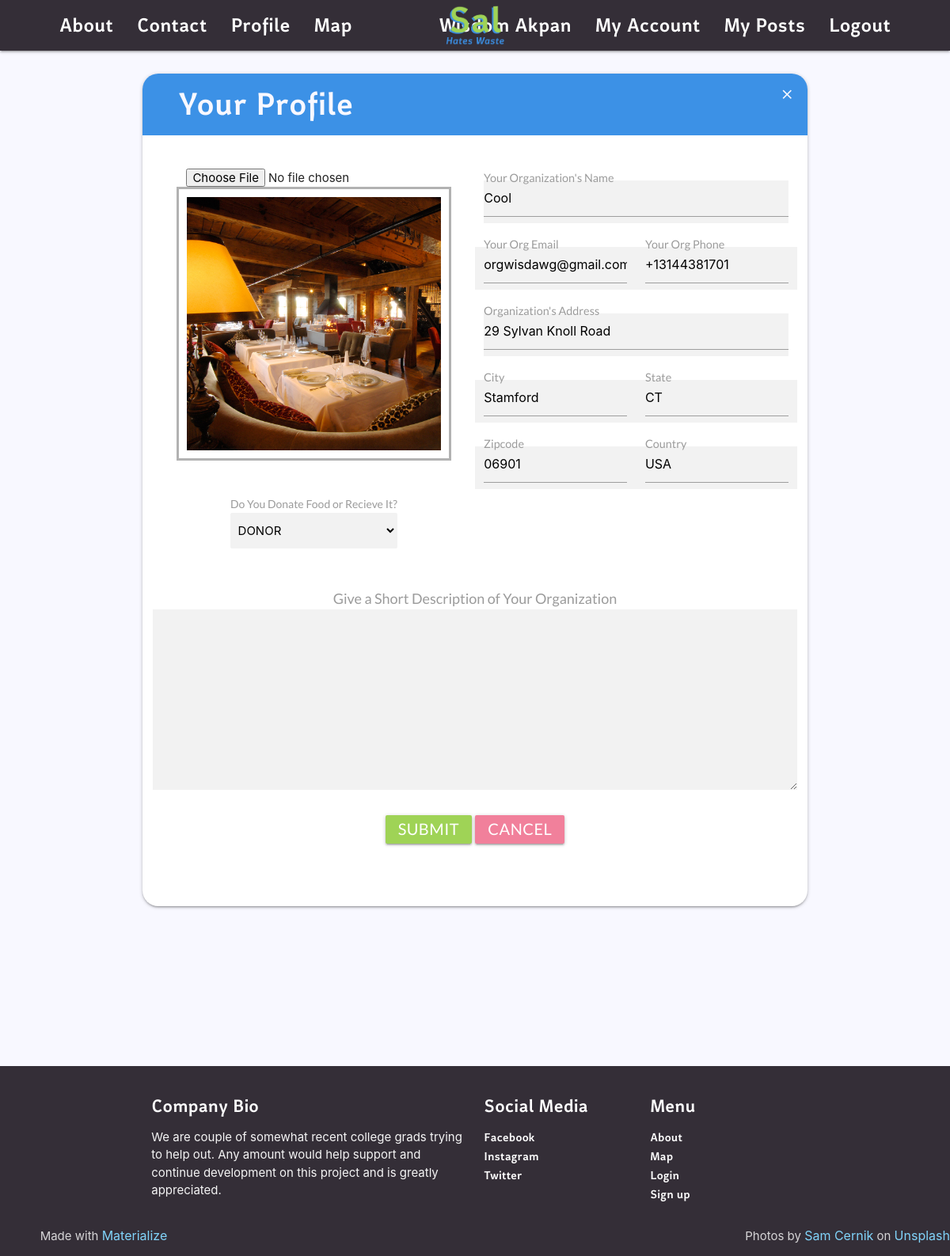
The app's page /profile-edit (signed in) with its own data.
### main/models.py (models this page shows, shortened)
class CustomUser(AbstractBaseUser, PermissionsMixin):
    email = models.EmailField(_('email address'), max_length=254, unique=True)
    your_name = models.CharField(_('user name'), max_length=30, blank=True)
    is_staff = models.BooleanField(_('staff status'), default=False,
                                   help_text=_('Designates whether the user can log into this admin '
                                               'site.'))
    is_active = models.BooleanField(_('active'), default=True,
                                    help_text=_('Designates whether this user should be treated as '
                                                'active. Unselect this instead of deleting accounts.'))
    date_joined = models.DateTimeField(_('date joined'), default=timezone.now)
    objects = CustomUserManager()
    USERNAME_FIELD = 'email'
    REQUIRED_FIELDS = []
    class Meta:
        verbose_name = _('user')
        verbose_name_plural = _('users')

class Profile(models.Model):
    user = models.OneToOneField(
        CustomUser, on_delete=models.CASCADE, blank=True)
    org_name = models.CharField('Your Organization', max_length=30, blank=True)
    org_role = models.CharField(
        max_length=10, choices=ROLE_CHOICES, default="Donor",)
    phone_regex = RegexValidator(
        regex=r'^\+?1?\d{9,15}$', message="Phone number must be entered in the format: '+999999999'. Up to 15 digits allowed.")
    org_phone = models.CharField(_('phone'), max_length=20, validators=[
                                 phone_regex], null=True, blank=True)
    org_email = models.EmailField(
        'Your Organizations Email', max_length=254, null=False)
    org_address = models.CharField(
        'Your Organizations Location', max_length=80, default="123 Test St.", null=False)
    org_city = models.CharField(max_length=30, default="Stamford", null=False)
    org_state = models.CharField(max_length=2, default="CT", null=False)
    org_zipcode = models.CharField(max_length=10, null=True, blank=True)
    org_country = models.CharField(max_length=60, default="USA", null=False)
    org_desc = models.TextField(max_length=500, null=True, blank=True)
    profile_slug = models.SlugField(max_length=200, null=True, unique=True)
    image = models.ImageField('Profile Image', default='default.png',
                              upload_to='profile_pics',  blank=True, validators=(validate_is_pic,))

### main/views.py (the view)
# urls.py: path('profile-edit', views.profile_edit, name='profile_edit'),
@login_required
def profile_edit(request):
 if request.method == 'POST':
        form = EditProfileForm(request.POST, instance=request.user)
        profile_form = ProfileForm(request.POST, request.FILES, instance=request.user.profile)  # request.FILES is show the selected image or file
        if form.is_valid() and profile_form.is_valid():
            user_form = form.save()
            custom_form = profile_form.save(False)
            custom_form.user = user_form
            custom_form.save()
            messages.success(request, f"Your profile has been updated")
            return redirect('main:profile-view')
        else:
            for msg in profile_form.errors:
                messages.error(request, f"Some of your input is off. Try again.")
            return render(request = request,
                          template_name = "main/profile_edit.html",
                          context={"form":form, "profile_form":profile_form})
 else:
    form = EditProfileForm(instance=request.user)
    profile_form = ProfileForm(instance=request.user.profile)
    return render(request, 'main/profile_edit.html', context = {'form': form,
               'profile_form': profile_form})

### main/forms.py
class EditProfileForm(ModelForm):
         class Meta:
            model = CustomUser
            fields = ('email',)

class ProfileForm(forms.ModelForm):
    image = forms.ImageField(widget=forms.FileInput(attrs={'accept':'image/png,.jpg'}))
    class Meta:
        model = Profile
        fields = ['org_name', 'org_role','org_email','org_phone','org_address','org_city','org_state','org_zipcode','org_country','image','org_desc']

### main/Templates/main/profile_edit.html (shortened to what this page needs)
{% extends 'main/header.html' %}
{% block content %}
<head>
  {% load static %}
  {% load crispy_forms_tags %}
  <link rel="stylesheet" type="text/css" href="{% static 'profile_edit_style.css' %}">
</head>
<body>
  <div class="container col " style="margin-bottom: 12em;">
    <div class="card hoverable">
      <a href="profile-view" class="btn-flat waves-effect waves-light  right">
        <i id="close" class="material-icons">close</i>
      </a>
      <div class="title-banner">
        <h3 class="title-text"> Your Profile</h2>
      </div>
      <div class="card-content center">
        <form method="post" enctype="multipart/form-data">
          {% load widget_tweaks %}
          <div id="main-row" class="row">
            <div class="col left-col">
              {{  profile_form.image }}
              <img id="image" class="account-img" />
              <div id="donor-status">
                <label for="org_role">Do You Donate Food or Recieve It?</label>
                {{  profile_form.org_role |add_class:"select" }}
              </div>
            </div>
            <div class="col right-col">
              <div class="input-field ">
                <label for="org-name">Your Organization's Name</label>
                {{  profile_form.org_name |add_class:"validate" }}
              </div>
              <div class="row">
                <div class="col col-input input-field">
                  <label for="org-email">Your Org Email</label>
                  {{  profile_form.org_email |add_class:"validate" }}
                </div>
                <div class="col col-input input-field">
                  <label for="org-phone">Your Org Phone</label>
                  {{  profile_form.org_phone |add_class:"validate" }}
                </div>
              </div>
              <div class="input-field">
                <label for="org_address ">Organization's Address</label>
                {{  profile_form.org_address}}
              </div>
              <div class="row">
                <div class="col col-input input-field">
                  <label for="org_city">City</label>
                  {{  profile_form.org_city}}
                </div>
                <div class="col col-input input-field">
                  <label for="org_state">State</label>
                  {{  profile_form.org_state}}
                </div>
              </div>
              <div class="row">
                <div class="col col-input input-field">
                  <label for="org_zipcode">Zipcode</label>
                  {{  profile_form.org_zipcode}}
                </div>
                <div class="col col-input input-field">
                  <label for="org_country">Country</label>
                  {{  profile_form.org_country}}
                </div>
              </div>
            </div>
          </div>
          <div class="row">
            <div>
              <label for="org_desc" style="font-size:18;">Give a Short Description of Your Organization</label>
              {{  profile_form.org_desc |add_class:"textarea" }}
            </div>
          </div>
          <div>
            <button id="submit" type="submit" class="btn waves-effect waves-light ">Submit</button>
            <a id="cancel" href="profile-view" class="btn waves-effect waves-light ">Cancel</a>
          </div>
        </form>
      </div>
    </div>
  </div>
  <br>
  {% include 'main/footer.html' %}
</body>
{% endblock %}

### main/Templates/main/header.html (shortened to what this page needs)
{% load static %}
<head>
  <link rel="stylesheet" href="https://cdnjs.cloudflare.com/ajax/libs/materialize/1.0.0/css/materialize.min.css">
  <link rel="stylesheet" type="text/css" href="{% static '/fonts/stylesheet.css' %}">
</head>
<body>
  <section>
    <nav style="background-color: #342E37" role="navigation">
      <div class="nav-wrapper container" style="background-color: #342E37">
        <a href="/"  class=" center brand-logo">
          <img alt="Logo" src="{% static 'images/sal_hates_waste_logo.png' %}" height="60" style="display: block;  color: #ffffff; font-size: 16px;" border="0">
      </a>
        <ul class="right hide-on-med-and-down">
          {% if user.is_authenticated %}
          <li><a href="/account" style="color:white;font-size:20pt;">{{ user.your_name }}</a></li>
          <li><a href="/account" style="color:white;font-size:20pt;">My Account</a></li>
          <li><a href="/my-posts" style="color:white;font-size:20pt;">My Posts</a></li>
          <li><a href="/logout" style="color:white;font-size:20pt;">Logout</a></li>
          {% else %}
          <li><a href="/login" style="color:white;font-size:20pt;">Login</a></li>
          <li><a href="/signup" style="color:white;font-size:20pt;">Sign Up</a></li>
          <li><a href="/volunteer" style="color:white;font-size:20pt;">Volunteer!</a></li>
          {% endif %}
        </ul>
        <ul class="left hide-on-med-and-down">
          <li><a href="/#about-title" style="color:white;font-size:20pt;">About</a></li>
          <li><a href="/contact" style="color:white;font-size:20pt;">Contact</a></li>
          <li><a href="/profile-view" style="color:white;font-size:20pt;">Profile</a></li>
          <li><a href="/map_page" style="color:white;font-size:20pt;">Map</a></li>
        </ul>
      </div>
    </nav>
  </section>
  {% block content %}
  {% endblock %}
</body>

### main/static/profile_edit_style.css (style rules this page uses)
.select { display: block; background-color: #F2F2F2; }
body { background-color: ghostwhite; background-size: cover; background-image: url('images/orange-photo.jpg'); }
.title-banner { background-color: #3C91E6; border-top-right-radius: 20px; border-top-left-radius: 20px; }
.title-text { color: ghostwhite; margin-left: 3rem; padding-top: 1rem; padding-bottom: 1rem; }
.card { border-radius: 20px; }
.account-img { width: fit-content; min-width: 180; max-width: 90%; border: 3px solid rgba(0, 0, 0, 0.3); padding: 10px; }
.btn { margin-top: 4%; font-size: 20; }
a { color:#342E37; font-size: 16px; }
.row>.col { column-fill: balance; }
.row { margin-bottom: 0; }
.input-field { margin-left: auto; margin-right: auto; background-color: #F2F2F2; }
.textarea { margin: 0px; height: 228px; background-color: #F2F2F2; border: none; }
#main-row { margin-bottom: 20px; }
#close { color: ghostwhite; padding-top: 8px; }
#donor-status { max-width: 55%; min-width: 115px; margin-left: auto; margin-right: auto; margin-top: 3rem; padding-bottom: 2rem; }
#submit { margin-bottom: 5%; background-color: #9FD356; }
#cancel { margin-bottom: 5%; background-color: #F1809B; }
@media screen and (min-width: 621px) { .right-col { padding-left: 2.5%; max-width: 50%; justify-content: center; } }
@media screen and (min-width: 621px) { .left-col { padding-right: 2.5%; max-width: 50%; } }
@media screen and (min-width: 621px) { .col-input { max-width: 50%; } }

### main/Templates/main/header.html (style rules this page uses)
.nav-wrapper { width: 90%; }

### records on screen
CustomUser: your_name "Wisdom Akpan"
Profile: org_role "DONOR", org_name "Cool", org_email "orgwisdawg@gmail.com", org_phone "+13144381701", org_address "29 Sylvan Knoll Road", org_city "Stamford", org_state "CT", org_zipcode "06901", org_country "USA"
